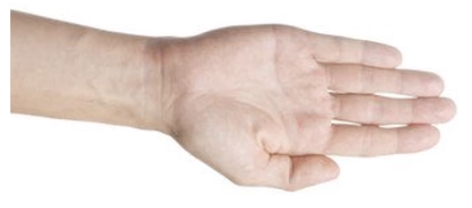
#> input picture esquerda-papel.png, 472 x 208 px
$ python jogo.py
#> lines starting #> are read from the running program, lines starting #| are printed output that depends on the picture
import cv2

esquerda_papel = cv2.imread('esquerda-papel.png', 0)
#> esquerda_papel: shape (208, 472); min 105, max 255, mean 221.9
esquerda_tesoura = cv2.imread('esquerda-tesoura.png', 0)
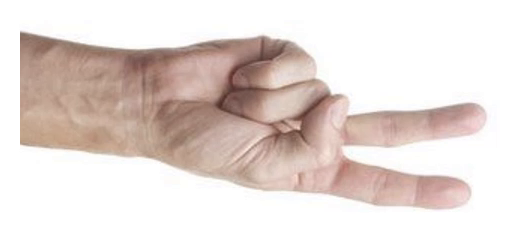
#> input picture esquerda-tesoura.png, 510 x 248 px
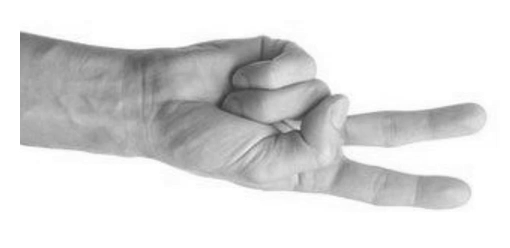
#> esquerda_tesoura: shape (248, 510); min 52, max 255, mean 220.1
esquerda_pedra = cv2.imread('esquerda-pedra.png', 0)
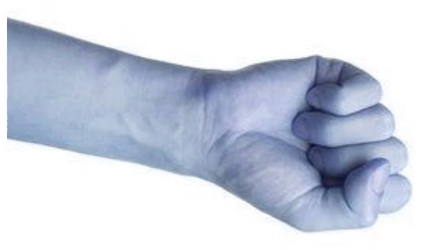
#> input picture esquerda-pedra.png, 421 x 250 px
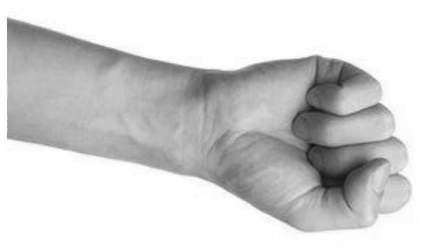
#> esquerda_pedra: shape (250, 421); min 15, max 255, mean 208.4

PAPEL = "papel"
TESOURA = "tesoura"
PEDRA = "pedra"

ESQUERDA = "esquerda"
DIREITA = "direita"
EMPATE = "empate"

direita_papel = cv2.rotate(esquerda_papel, cv2.ROTATE_180)
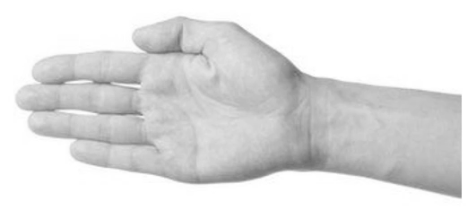
#> direita_papel: shape (208, 472); min 105, max 255, mean 221.9
direita_tesoura = cv2.rotate(esquerda_tesoura, cv2.ROTATE_180)
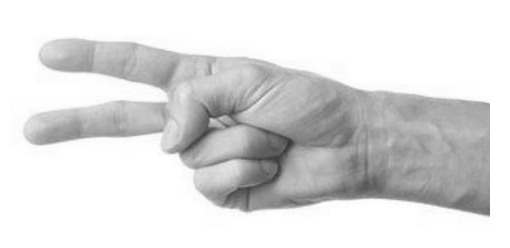
#> direita_tesoura: shape (248, 510); min 52, max 255, mean 220.1
direita_pedra = cv2.rotate(esquerda_pedra, cv2.ROTATE_180)
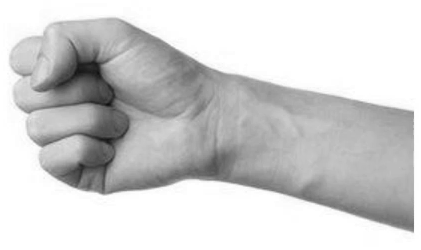
#> direita_pedra: shape (250, 421); min 15, max 255, mean 208.4

threshold_esquerda_papel = 79733248.0
threshold_esquerda_tesoura = 53568512.0
threshold_esquerda_pedra = 4059136.0

threshold_direita_papel = 79661056.0
threshold_direita_tesoura = 1561088.0
threshold_direita_pedra = 5630976.0

salva_gesto_esquerda = ""
salva_gesto_direita = ""
resultado_pontuacao = (0, 0)

count_frame = 0

# [125 lines left out: functions calculaResultado, desenhaTexto, salvaPlacar, comparaGestoAnteriorEPosterior, desenhaRetangulo, encontraTemplate and 4 more, not called in this run]

cv2.namedWindow("preview")
#> (the run stopped early here; a loop or call above may not have finished)
